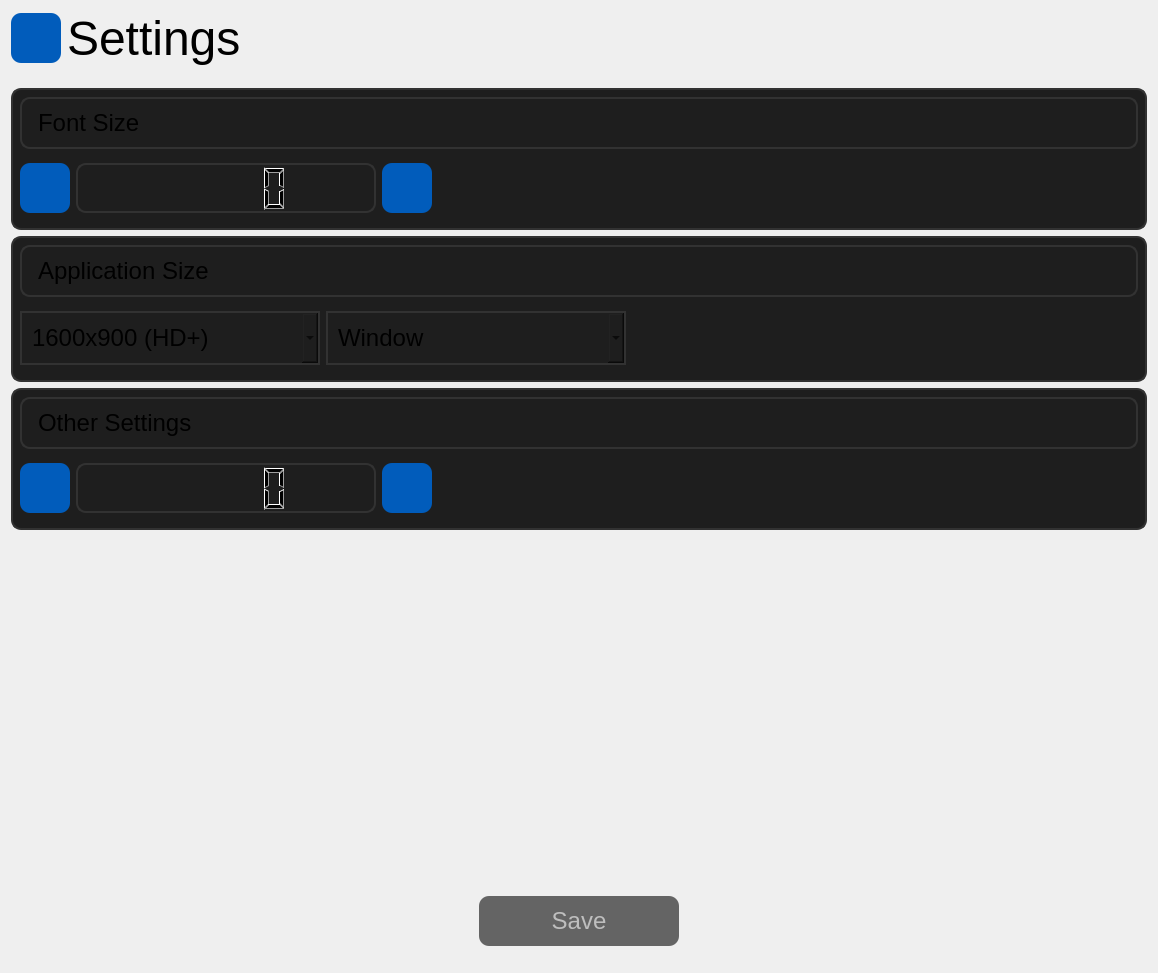
<?xml version="1.0" encoding="UTF-8"?>
<ui version="4.0">
 <class>SettingsWindow</class>
 <widget class="QWidget" name="SettingsWindow">
  <property name="windowModality">
   <enum>Qt::WindowModality::NonModal</enum>
  </property>
  <property name="geometry">
   <rect>
    <x>0</x>
    <y>0</y>
    <width>1158</width>
    <height>973</height>
   </rect>
  </property>
  <property name="sizePolicy">
   <sizepolicy hsizetype="Expanding" vsizetype="Expanding">
    <horstretch>0</horstretch>
    <verstretch>0</verstretch>
   </sizepolicy>
  </property>
  <property name="windowTitle">
   <string>Settings</string>
  </property>
  <layout class="QVBoxLayout" name="verticalLayout_6">
   <item>
    <layout class="QHBoxLayout" name="horizontalLayout_title">
     <property name="bottomMargin">
      <number>16</number>
     </property>
     <item>
      <widget class="QPushButton" name="settings_back">
       <property name="sizePolicy">
        <sizepolicy hsizetype="Maximum" vsizetype="Maximum">
         <horstretch>0</horstretch>
         <verstretch>0</verstretch>
        </sizepolicy>
       </property>
       <property name="minimumSize">
        <size>
         <width>50</width>
         <height>50</height>
        </size>
       </property>
       <property name="maximumSize">
        <size>
         <width>50</width>
         <height>50</height>
        </size>
       </property>
       <property name="font">
        <font>
         <family>Arial</family>
         <pointsize>18</pointsize>
        </font>
       </property>
       <property name="styleSheet">
        <string notr="true">QPushButton {
    color: rgb(255, 255, 255);
    background-color: rgb(1, 92, 187);
    border: 1px;
    border-radius: 10px;
}

QPushButton:hover {
    color: rgb(220,221,229);
    background-color: rgb(37, 150, 190);
}

QPushButton:pressed {
    color: rgb(220,221,229);
    background-color: rgb(37, 150, 190);
}</string>
       </property>
       <property name="text">
        <string/>
       </property>
       <property name="icon">
        <iconset theme="QIcon::ThemeIcon::GoPrevious"/>
       </property>
       <property name="iconSize">
        <size>
         <width>32</width>
         <height>32</height>
        </size>
       </property>
      </widget>
     </item>
     <item>
      <widget class="QLabel" name="label_6">
       <property name="sizePolicy">
        <sizepolicy hsizetype="Maximum" vsizetype="Maximum">
         <horstretch>0</horstretch>
         <verstretch>0</verstretch>
        </sizepolicy>
       </property>
       <property name="font">
        <font>
         <family>Arial</family>
         <pointsize>36</pointsize>
        </font>
       </property>
       <property name="text">
        <string>Settings</string>
       </property>
      </widget>
     </item>
     <item>
      <spacer name="horizontalSpacer">
       <property name="orientation">
        <enum>Qt::Orientation::Horizontal</enum>
       </property>
       <property name="sizeHint" stdset="0">
        <size>
         <width>40</width>
         <height>20</height>
        </size>
       </property>
      </spacer>
     </item>
    </layout>
   </item>
   <item>
    <widget class="QWidget" name="card_font_size" native="true">
     <property name="sizePolicy">
      <sizepolicy hsizetype="Expanding" vsizetype="Minimum">
       <horstretch>0</horstretch>
       <verstretch>0</verstretch>
      </sizepolicy>
     </property>
     <property name="minimumSize">
      <size>
       <width>0</width>
       <height>100</height>
      </size>
     </property>
     <property name="styleSheet">
      <string notr="true">QWidget {
    border: 2px solid rgb(50, 50, 50);
    border-radius: 10px;
    background-color: rgb(30, 30, 30);
    padding: 10px
}</string>
     </property>
     <layout class="QVBoxLayout" name="verticalLayout_2">
      <item>
       <widget class="QLabel" name="label_5">
        <property name="sizePolicy">
         <sizepolicy hsizetype="Expanding" vsizetype="Maximum">
          <horstretch>0</horstretch>
          <verstretch>0</verstretch>
         </sizepolicy>
        </property>
        <property name="minimumSize">
         <size>
          <width>0</width>
          <height>50</height>
         </size>
        </property>
        <property name="font">
         <font>
          <family>Arial</family>
          <pointsize>18</pointsize>
         </font>
        </property>
        <property name="autoFillBackground">
         <bool>false</bool>
        </property>
        <property name="text">
         <string>Font Size</string>
        </property>
       </widget>
      </item>
      <item>
       <layout class="QHBoxLayout" name="horizontalLayout_2">
        <property name="topMargin">
         <number>8</number>
        </property>
        <property name="bottomMargin">
         <number>8</number>
        </property>
        <item>
         <widget class="QPushButton" name="pushButton_font_size_dec">
          <property name="sizePolicy">
           <sizepolicy hsizetype="Maximum" vsizetype="Maximum">
            <horstretch>50</horstretch>
            <verstretch>50</verstretch>
           </sizepolicy>
          </property>
          <property name="minimumSize">
           <size>
            <width>50</width>
            <height>50</height>
           </size>
          </property>
          <property name="maximumSize">
           <size>
            <width>50</width>
            <height>50</height>
           </size>
          </property>
          <property name="styleSheet">
           <string notr="true">QPushButton {
    color: rgb(255, 255, 255);
    background-color: rgb(1, 92, 187);
    border: 1px;
    border-radius: 10px;
}

QPushButton:hover {
    color: rgb(220,221,229);
    background-color: rgb(37, 150, 190);
}

QPushButton:hover {
    color: rgb(220,221,229);
    background-color: rgb(37, 150, 190);
}

QPushButton:disabled {
    color: rgb(190, 190, 190);
    background-color: rgb(100, 100, 100);
}
QPushButton:pressed {
    color: rgb(220,221,229);
    background-color: rgb(37, 150, 190);
}</string>
          </property>
          <property name="text">
           <string notr="true"/>
          </property>
          <property name="icon">
           <iconset theme="QIcon::ThemeIcon::ListRemove"/>
          </property>
          <property name="iconSize">
           <size>
            <width>30</width>
            <height>40</height>
           </size>
          </property>
         </widget>
        </item>
        <item>
         <widget class="QLCDNumber" name="lcdNumber_font_size">
          <property name="sizePolicy">
           <sizepolicy hsizetype="Maximum" vsizetype="Maximum">
            <horstretch>0</horstretch>
            <verstretch>0</verstretch>
           </sizepolicy>
          </property>
          <property name="minimumSize">
           <size>
            <width>300</width>
            <height>50</height>
           </size>
          </property>
          <property name="maximumSize">
           <size>
            <width>16777215</width>
            <height>16777215</height>
           </size>
          </property>
         </widget>
        </item>
        <item>
         <widget class="QPushButton" name="pushButton_font_size_add">
          <property name="sizePolicy">
           <sizepolicy hsizetype="Maximum" vsizetype="Maximum">
            <horstretch>50</horstretch>
            <verstretch>50</verstretch>
           </sizepolicy>
          </property>
          <property name="minimumSize">
           <size>
            <width>50</width>
            <height>50</height>
           </size>
          </property>
          <property name="maximumSize">
           <size>
            <width>50</width>
            <height>50</height>
           </size>
          </property>
          <property name="styleSheet">
           <string notr="true">QPushButton {
    color: rgb(255, 255, 255);
    background-color: rgb(1, 92, 187);
    border: 1px;
    border-radius: 10px;
}

QPushButton:hover {
    color: rgb(220,221,229);
    background-color: rgb(37, 150, 190);
}

QPushButton:hover {
    color: rgb(220,221,229);
    background-color: rgb(37, 150, 190);
}

QPushButton:disabled {
    color: rgb(190, 190, 190);
    background-color: rgb(100, 100, 100);
}
QPushButton:pressed {
    color: rgb(220,221,229);
    background-color: rgb(37, 150, 190);
}</string>
          </property>
          <property name="text">
           <string notr="true"/>
          </property>
          <property name="icon">
           <iconset theme="QIcon::ThemeIcon::ListAdd"/>
          </property>
          <property name="iconSize">
           <size>
            <width>30</width>
            <height>40</height>
           </size>
          </property>
         </widget>
        </item>
        <item>
         <spacer name="horizontalSpacer_4">
          <property name="orientation">
           <enum>Qt::Orientation::Horizontal</enum>
          </property>
          <property name="sizeHint" stdset="0">
           <size>
            <width>40</width>
            <height>20</height>
           </size>
          </property>
         </spacer>
        </item>
       </layout>
      </item>
     </layout>
    </widget>
   </item>
   <item>
    <widget class="QWidget" name="widget" native="true">
     <property name="sizePolicy">
      <sizepolicy hsizetype="Expanding" vsizetype="Maximum">
       <horstretch>0</horstretch>
       <verstretch>0</verstretch>
      </sizepolicy>
     </property>
     <property name="styleSheet">
      <string notr="true">QWidget {
    border: 2px solid rgb(50, 50, 50);
    border-radius: 10px;
    background-color: rgb(30, 30, 30);
    padding: 10px;
}

QComboBox {
    border-radius: 0px; 
}</string>
     </property>
     <layout class="QVBoxLayout" name="verticalLayout_3">
      <item>
       <widget class="QLabel" name="label_8">
        <property name="sizePolicy">
         <sizepolicy hsizetype="Expanding" vsizetype="Maximum">
          <horstretch>0</horstretch>
          <verstretch>0</verstretch>
         </sizepolicy>
        </property>
        <property name="minimumSize">
         <size>
          <width>0</width>
          <height>50</height>
         </size>
        </property>
        <property name="font">
         <font>
          <family>Arial</family>
          <pointsize>18</pointsize>
         </font>
        </property>
        <property name="text">
         <string>Application Size</string>
        </property>
       </widget>
      </item>
      <item>
       <layout class="QHBoxLayout" name="horizontalLayout_3">
        <property name="sizeConstraint">
         <enum>QLayout::SizeConstraint::SetDefaultConstraint</enum>
        </property>
        <property name="topMargin">
         <number>8</number>
        </property>
        <property name="bottomMargin">
         <number>8</number>
        </property>
        <item>
         <widget class="QComboBox" name="comboBox_size">
          <property name="sizePolicy">
           <sizepolicy hsizetype="Maximum" vsizetype="Maximum">
            <horstretch>0</horstretch>
            <verstretch>0</verstretch>
           </sizepolicy>
          </property>
          <property name="minimumSize">
           <size>
            <width>300</width>
            <height>0</height>
           </size>
          </property>
          <property name="font">
           <font>
            <pointsize>18</pointsize>
           </font>
          </property>
          <item>
           <property name="text">
            <string>1600x900 (HD+)</string>
           </property>
          </item>
          <item>
           <property name="text">
            <string>1680x1050 (WSXGA+)</string>
           </property>
          </item>
          <item>
           <property name="text">
            <string>1920x1080 (Full HD)</string>
           </property>
          </item>
          <item>
           <property name="text">
            <string>1920x1200 (WUXGA)</string>
           </property>
          </item>
          <item>
           <property name="text">
            <string>2560x1440 (QHD)</string>
           </property>
          </item>
          <item>
           <property name="text">
            <string>2560x1600 (WQXGA)</string>
           </property>
          </item>
          <item>
           <property name="text">
            <string>3840x2160 (4K UHD)</string>
           </property>
          </item>
          <item>
           <property name="text">
            <string>4096x2160 (4K DCI)</string>
           </property>
          </item>
         </widget>
        </item>
        <item>
         <widget class="QComboBox" name="comboBox_window_mode">
          <property name="sizePolicy">
           <sizepolicy hsizetype="Maximum" vsizetype="Maximum">
            <horstretch>0</horstretch>
            <verstretch>0</verstretch>
           </sizepolicy>
          </property>
          <property name="minimumSize">
           <size>
            <width>300</width>
            <height>0</height>
           </size>
          </property>
          <property name="font">
           <font>
            <pointsize>18</pointsize>
           </font>
          </property>
          <item>
           <property name="text">
            <string>Window</string>
           </property>
          </item>
          <item>
           <property name="text">
            <string>Full Screen</string>
           </property>
          </item>
         </widget>
        </item>
        <item>
         <spacer name="horizontalSpacer_7">
          <property name="orientation">
           <enum>Qt::Orientation::Horizontal</enum>
          </property>
          <property name="sizeHint" stdset="0">
           <size>
            <width>40</width>
            <height>20</height>
           </size>
          </property>
         </spacer>
        </item>
       </layout>
      </item>
     </layout>
    </widget>
   </item>
   <item>
    <widget class="QWidget" name="card_other_settings" native="true">
     <property name="sizePolicy">
      <sizepolicy hsizetype="Expanding" vsizetype="Minimum">
       <horstretch>0</horstretch>
       <verstretch>0</verstretch>
      </sizepolicy>
     </property>
     <property name="minimumSize">
      <size>
       <width>0</width>
       <height>100</height>
      </size>
     </property>
     <property name="styleSheet">
      <string notr="true">QWidget {
    border: 2px solid rgb(50, 50, 50);
    border-radius: 10px;
    background-color: rgb(30, 30, 30);
    padding: 10px;
}</string>
     </property>
     <layout class="QVBoxLayout" name="verticalLayout">
      <item>
       <widget class="QLabel" name="label_7">
        <property name="sizePolicy">
         <sizepolicy hsizetype="Expanding" vsizetype="Maximum">
          <horstretch>0</horstretch>
          <verstretch>0</verstretch>
         </sizepolicy>
        </property>
        <property name="minimumSize">
         <size>
          <width>0</width>
          <height>50</height>
         </size>
        </property>
        <property name="font">
         <font>
          <family>Arial</family>
          <pointsize>18</pointsize>
         </font>
        </property>
        <property name="text">
         <string>Other Settings</string>
        </property>
       </widget>
      </item>
      <item>
       <layout class="QHBoxLayout" name="horizontalLayout">
        <property name="sizeConstraint">
         <enum>QLayout::SizeConstraint::SetNoConstraint</enum>
        </property>
        <property name="topMargin">
         <number>8</number>
        </property>
        <property name="bottomMargin">
         <number>8</number>
        </property>
        <item>
         <widget class="QPushButton" name="pushButton_other_settings_dec">
          <property name="sizePolicy">
           <sizepolicy hsizetype="Maximum" vsizetype="Maximum">
            <horstretch>0</horstretch>
            <verstretch>0</verstretch>
           </sizepolicy>
          </property>
          <property name="minimumSize">
           <size>
            <width>50</width>
            <height>50</height>
           </size>
          </property>
          <property name="maximumSize">
           <size>
            <width>50</width>
            <height>50</height>
           </size>
          </property>
          <property name="sizeIncrement">
           <size>
            <width>50</width>
            <height>50</height>
           </size>
          </property>
          <property name="styleSheet">
           <string notr="true">QPushButton {
    color: rgb(255, 255, 255);
    background-color: rgb(1, 92, 187);
    border: 1px;
    border-radius: 10px;
}

QPushButton:hover {
    color: rgb(220,221,229);
    background-color: rgb(37, 150, 190);
}

QPushButton:hover {
    color: rgb(220,221,229);
    background-color: rgb(37, 150, 190);
}

QPushButton:disabled {
    color: rgb(190, 190, 190);
    background-color: rgb(100, 100, 100);
}
QPushButton:pressed {
    color: rgb(220,221,229);
    background-color: rgb(37, 150, 190);
}</string>
          </property>
          <property name="text">
           <string/>
          </property>
          <property name="icon">
           <iconset theme="QIcon::ThemeIcon::ListRemove"/>
          </property>
          <property name="iconSize">
           <size>
            <width>30</width>
            <height>40</height>
           </size>
          </property>
         </widget>
        </item>
        <item>
         <widget class="QLCDNumber" name="lcdNumber_other_settings">
          <property name="sizePolicy">
           <sizepolicy hsizetype="Maximum" vsizetype="Maximum">
            <horstretch>0</horstretch>
            <verstretch>0</verstretch>
           </sizepolicy>
          </property>
          <property name="minimumSize">
           <size>
            <width>300</width>
            <height>50</height>
           </size>
          </property>
         </widget>
        </item>
        <item>
         <widget class="QPushButton" name="pushButton_other_settings_add">
          <property name="sizePolicy">
           <sizepolicy hsizetype="Maximum" vsizetype="Maximum">
            <horstretch>0</horstretch>
            <verstretch>0</verstretch>
           </sizepolicy>
          </property>
          <property name="minimumSize">
           <size>
            <width>50</width>
            <height>50</height>
           </size>
          </property>
          <property name="maximumSize">
           <size>
            <width>50</width>
            <height>50</height>
           </size>
          </property>
          <property name="styleSheet">
           <string notr="true">QPushButton {
    color: rgb(255, 255, 255);
    background-color: rgb(1, 92, 187);
    border: 1px;
    border-radius: 10px;
}

QPushButton:hover {
    color: rgb(220,221,229);
    background-color: rgb(37, 150, 190);
}

QPushButton:hover {
    color: rgb(220,221,229);
    background-color: rgb(37, 150, 190);
}

QPushButton:disabled {
    color: rgb(190, 190, 190);
    background-color: rgb(100, 100, 100);
}
QPushButton:pressed {
    color: rgb(220,221,229);
    background-color: rgb(37, 150, 190);
}</string>
          </property>
          <property name="text">
           <string/>
          </property>
          <property name="icon">
           <iconset theme="QIcon::ThemeIcon::ListAdd"/>
          </property>
          <property name="iconSize">
           <size>
            <width>30</width>
            <height>40</height>
           </size>
          </property>
         </widget>
        </item>
        <item>
         <spacer name="horizontalSpacer_3">
          <property name="orientation">
           <enum>Qt::Orientation::Horizontal</enum>
          </property>
          <property name="sizeType">
           <enum>QSizePolicy::Policy::Expanding</enum>
          </property>
          <property name="sizeHint" stdset="0">
           <size>
            <width>40</width>
            <height>20</height>
           </size>
          </property>
         </spacer>
        </item>
       </layout>
      </item>
     </layout>
    </widget>
   </item>
   <item>
    <spacer name="verticalSpacer">
     <property name="orientation">
      <enum>Qt::Orientation::Vertical</enum>
     </property>
     <property name="sizeHint" stdset="0">
      <size>
       <width>20</width>
       <height>40</height>
      </size>
     </property>
    </spacer>
   </item>
   <item>
    <layout class="QHBoxLayout" name="horizontalLayout_5">
     <property name="topMargin">
      <number>8</number>
     </property>
     <property name="bottomMargin">
      <number>16</number>
     </property>
     <item>
      <spacer name="horizontalSpacer_5">
       <property name="orientation">
        <enum>Qt::Orientation::Horizontal</enum>
       </property>
       <property name="sizeHint" stdset="0">
        <size>
         <width>40</width>
         <height>20</height>
        </size>
       </property>
      </spacer>
     </item>
     <item>
      <widget class="QPushButton" name="settings_save">
       <property name="enabled">
        <bool>false</bool>
       </property>
       <property name="sizePolicy">
        <sizepolicy hsizetype="Minimum" vsizetype="Fixed">
         <horstretch>0</horstretch>
         <verstretch>0</verstretch>
        </sizepolicy>
       </property>
       <property name="minimumSize">
        <size>
         <width>200</width>
         <height>50</height>
        </size>
       </property>
       <property name="font">
        <font>
         <family>Arial</family>
         <pointsize>18</pointsize>
        </font>
       </property>
       <property name="styleSheet">
        <string notr="true">QPushButton {
    color: rgb(255, 255, 255);
    background-color: rgb(1, 92, 187);
    border: 1px;
    border-radius: 10px;
}

QPushButton:hover {
    color: rgb(220,221,229);
    background-color: rgb(37, 150, 190);
}

QPushButton:hover {
    color: rgb(220,221,229);
    background-color: rgb(37, 150, 190);
}

QPushButton:disabled {
    color: rgb(190, 190, 190);
    background-color: rgb(100, 100, 100);
}
QPushButton:pressed {
    color: rgb(220,221,229);
    background-color: rgb(37, 150, 190);
}</string>
       </property>
       <property name="text">
        <string>Save</string>
       </property>
       <property name="icon">
        <iconset theme="QIcon::ThemeIcon::DocumentSave"/>
       </property>
       <property name="iconSize">
        <size>
         <width>32</width>
         <height>32</height>
        </size>
       </property>
      </widget>
     </item>
     <item>
      <spacer name="horizontalSpacer_6">
       <property name="orientation">
        <enum>Qt::Orientation::Horizontal</enum>
       </property>
       <property name="sizeHint" stdset="0">
        <size>
         <width>40</width>
         <height>20</height>
        </size>
       </property>
      </spacer>
     </item>
    </layout>
   </item>
  </layout>
 </widget>
 <resources/>
 <connections/>
</ui>
